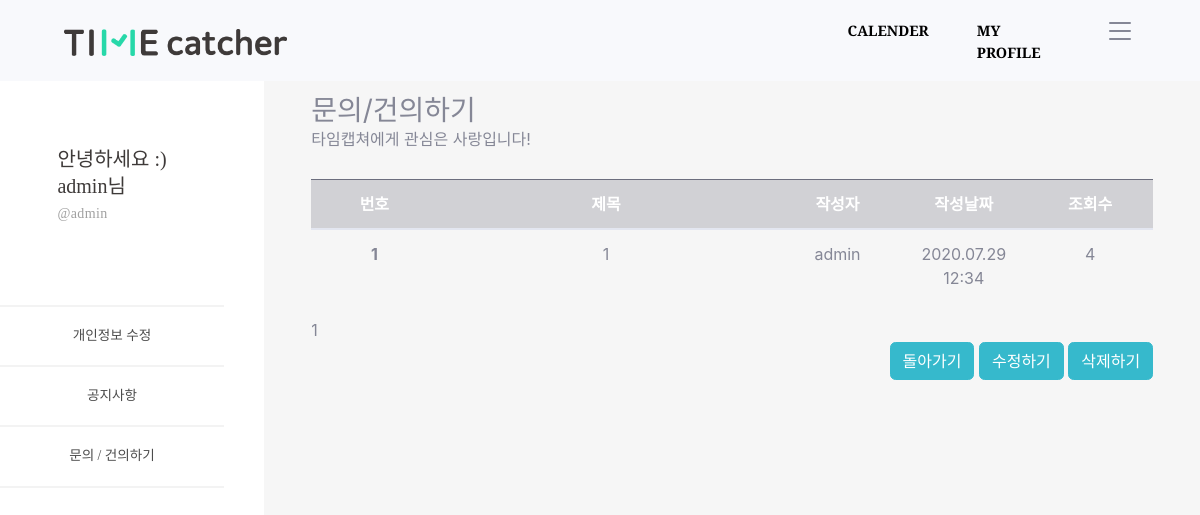
The app's page /timeApp/customer_detail/1 (signed in) with its own data.
### timeUser/models.py (models this page shows, shortened)
class Profile(models.Model):
    class Meta:
        verbose_name = 'Profile'
        verbose_name_plural = 'Profile'
    objects = models.Manager()
    user = models.OneToOneField(User, on_delete=models.CASCADE)
    nick = models.CharField(verbose_name='NickName', max_length=50, null=True, blank=True)
    birth_date = models.DateTimeField(null=True, blank=True)
    plan = models.IntegerField(default=0, null=True, blank=True)

### timeApp/models.py (models this page shows, shortened)
class Customer(models.Model):
    objects = models.Manager()
    c_user = models.ForeignKey(User, on_delete = models.CASCADE, null = True)
    c_title = models.CharField(max_length=100)
    c_body = models.TextField()
    c_hit = models.PositiveIntegerField(default=0)
    c_input_date = models.DateTimeField('date published', default=timezone.now)
    @property
    def update_counter(self):
        self.c_hit = self.c_hit + 1
        self.save()

### timeApp/views.py (the view)
# urls.py: path('customer_detail/<int:customer_id>', views.customer_detail, name='customer_detail'),
def customer_detail(request, customer_id):
    customers = get_object_or_404(Customer, pk=customer_id)
    conn_user = request.user
    conn_profile = Profile.objects.get(user=conn_user)
    context = {
        'id' : conn_user.username,
        'nick' : conn_profile.nick,
        'customers' : customers,
    }
    return render(request, 'customer_detail.html', context=context)

### timeApp/templates/customer_detail.html (shortened to what this page needs)
{% extends 'base_side.html' %}
{% load static %}
{% block content_side %}
<div id="content-wrapper" style="background-color: #f6f6f6;" class="d-flex justify-content-center">
  <div class="cantrion" style="margin-top: 10%; width: 90%;">
    <h3 class="mb-0">문의/건의하기</h3>
    <div class="mb-1 text-muted">타임캡쳐에게 관심은 사랑입니다!</div>
    <br>
    <table class="table table-hover">
      <thead>
        <colgroup>
          <col style="width: 15%;">
          <col style="width: 40%;">
          <col style="width: 15%;">
          <col style="width: 15%;">
          <col style="width: 15%;">
        </colgroup>
        <tr class="text-center table-dark">
          <th scope="col">번호</th>
          <th scope="col">제목</th>
          <th scope="col">작성자</th>
          <th scope="col">작성날짜</th>
          <th scope="col">조회수</th>
        </tr>
      </thead>
      <tbody>
        <tr class="text-center">
          <th scope="row">{{ customers.id }}</th>
          <td>{{ customers.c_title }}</td>
          <td>{{ customers.c_user }}</td>
          <td>{{ customers.c_input_date | date:"Y.m.d h:i" }}</td>
          <td>{{ customers.c_hit }}</td>
        </tr>
      </tbody>
    </table>
    <a>{{ customers.c_body }}</a>
    <div class="d-flex justify-content-end">
      <a href="{% url 'customer' %}" class="btn btn-info">돌아가기</a>&nbsp
      <a href="{% url 'customer_update' customers.id %}" class="btn btn-info">수정하기</a>&nbsp
      <a href="{% url 'customer_delete' customers.id %}" class="btn btn-info">삭제하기</a>
    </div>
  </div>
</div>
{% endblock %}

### timeProject/templates/base_side.html
{% extends 'base.html' %}
{% load static %}
{% block content %}
<div id="wrapper">
  <ul class="navbar-nav sidebar sidebar-dark accordion" id="accordionSidebar">
    <li class="nav-item active d-flex justify-content-center" style="margin-top: 65%; margin-bottom: 35%;">
      <div class="text-left">
        <a
          style="font-family: SDGtNeobUni-gEb; font-size: 20px; font-weight: normal; font-stretch: normal; font-style: normal; line-height: 1.35; letter-spacing: normal; text-align: left; color: #3e3a39;">안녕하세요
          :)</a>
        <br>
        <a
          style="font-family: SDGtNeobUni-gEb; font-size: 20px; font-weight: normal; font-stretch: normal; font-style: normal; line-height: 1.35; letter-spacing: normal; text-align: left; color: #3e3a39;">{{ nick }}님</a>
        <br>
        <a
          style=" font-family: SDGtNeobUni-bLt; font-size: 14px; font-weight: normal; font-stretch: normal; font-style: normal; line-height: 1.93; letter-spacing: normal; text-align: left; color: #a0a0a0; letter-spacing: 0.38px;">@{{ nick }}</a>
      </div>
    </li>
    <a>
      <hr style="border: solid 1px #f3f3f3;" class="mb-0 mt-0"></a>
    <li class="nav-item active">
      <a class="nav-link" href="{% url 'profile_update' %}" style="font-family: SDGtNeobUni-bLt;
              font-size: 14px;
              font-weight: normal;
              font-stretch: normal;
              font-style: normal;
              line-height: 1.93;
              letter-spacing: normal;
              text-align: left;
              color: #4c4c4c;">
        <span class="d-flex align-items-center justify-content-center">개인정보 수정</span></a>
    </li>
    <a>
      <hr style="border: solid 1px #f3f3f3;" class="mb-0 mt-0"></a>
    <li class="nav-item active">
      <a class="nav-link" href="{% url 'notices' %}" style="font-family: SDGtNeobUni-bLt;
              font-size: 14px;
              font-weight: normal;
              font-stretch: normal;
              font-style: normal;
              line-height: 1.93;
              letter-spacing: normal;
              text-align: left;
              color: #4c4c4c;">
        <span class="d-flex align-items-center justify-content-center">공지사항</span></a>
    </li>
    <a>
      <hr style="border: solid 1px #f3f3f3;" class="mb-0 mt-0"></a>
    <li class="nav-item active">
      <a class="nav-link" href="{% url 'customer' %}" style="font-family: SDGtNeobUni-bLt;
              font-size: 14px;
              font-weight: normal;
              font-stretch: normal;
              font-style: normal;
              line-height: 1.93;
              letter-spacing: normal;
              text-align: left;
              color: #4c4c4c;">
        <span class="d-flex align-items-center justify-content-center">문의 / 건의하기</span></a>
    </li>
    <a>
      <hr style="border: solid 1px #f3f3f3;" class="mb-0 mt-0"></a>
  </ul>
  {% block content_side %}
  {% endblock %}
</div>
{% endblock %}

### records on screen
Profile: nick "admin"
Customer: id "1", c_title "1", c_user "admin", c_input_date "2020.07.29 12:34", c_hit "4", c_body "1"
